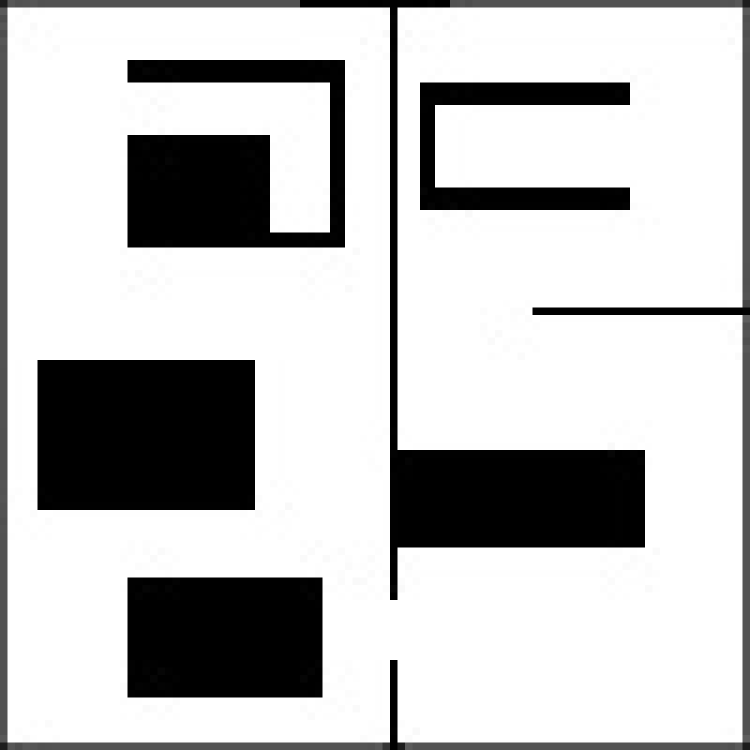
#> input picture ME766 code/assignment_3/workspace_2.png, 1500 x 1500 px (shown at 1/2 size)
$ jupyter execute --allow-errors assignment_3part2.ipynb   (shell and % lines are left out)
#> lines starting #> are read from the running program, lines starting #| are printed output that depends on the picture; after the words box and inside, x2 and y2 are one past the last pixel; in counts of white or black regions, pixels touching at a corner belong together
[cell 1]
# Import necessary libraries
import matplotlib.pyplot as plt
import numpy as np
import matplotlib.ticker as plticker
import math
import cv2
import copy
import random
from collections import deque

[cell 2]
# To show image in new window

[cell 3]
# Define starting and goal positions
startX, startY = 960, 280
goalX, goalY =  580, 400

# Thresholding distance for node
thresh = 5

# Range for which robot can automatically detect goal
range = 5

# Number of iterations
numIterations = 1000

# Workspace Figure settings
fig = plt.figure()
ax = fig.add_subplot(1,1,1)

# Loading Workspace Image
workspace = cv2.imread('workspace_2.png',0)
#> workspace is the input picture: shape (1500, 1500); min 0, max 255, mean 192.7
workspace= workspace[::,::]

# Thresholding the image to remove possible noisy cells
_, workspace = cv2.threshold(workspace, 127, 255, cv2.THRESH_BINARY)
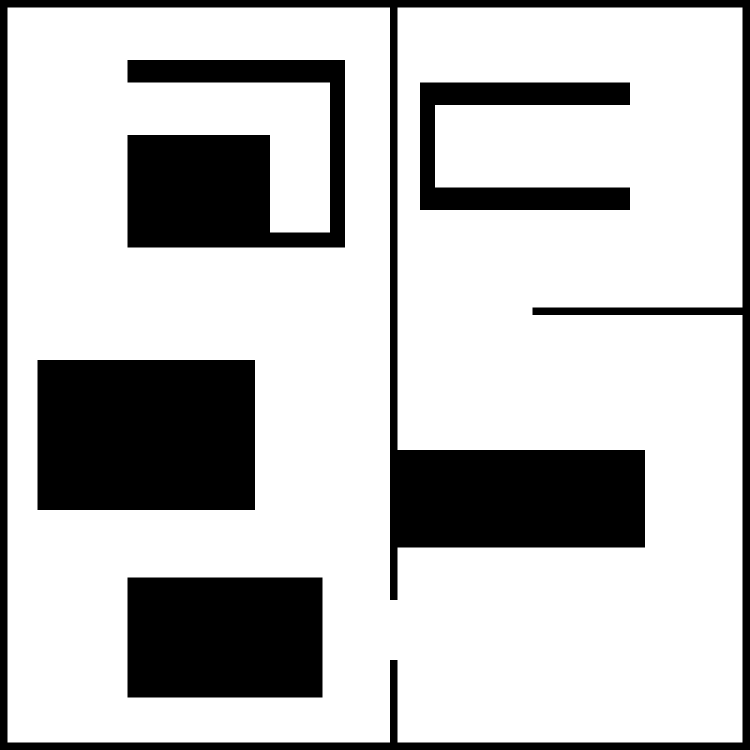
#> workspace: shape (1500, 1500) (shown at 1/2 size); 74.4% white; 5 black regions, box (x1, y1, x2, y2) and area: (0, 0, 1500, 1500) 212175, (75, 720, 510, 1020) 130500, (255, 120, 690, 495) 97200, (255, 1155, 645, 1395) 93600, (840, 165, 1260, 420) 42750

workspaceplot = ax.imshow(workspace)

ax.scatter(startX, startY,marker='x',color='red')
ax.scatter(goalX, goalY, marker='o', color='blue')
ax.axis([0, 1500, 0, 1500])
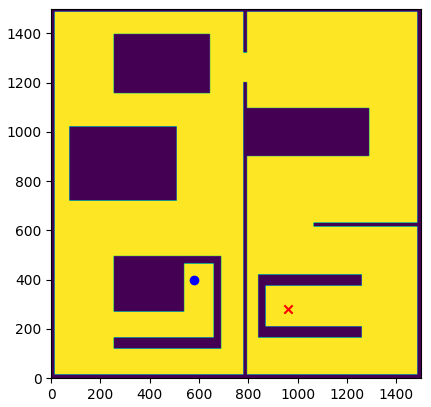
#> figure drawn by matplotlib, 1 panel

[cell 4]
class node():
    def __init__(self, xnode, ynode):
        self.x = xnode
        self.y = ynode
        self.theta = 0 # Heading angle

        self.parentx = 0
        self.parenty = 0

    def get_parent(self):
        return self.x, self.y
    def set_parent(self, xval, yval):
        self.x, self.y = xval, yval

    def get_heading(self):
        self.theta = math.atan2((self.parenty-self.y),(self.parentx-self.x)) # this is in radians
        return self.theta
    def set_heading(self, thetaval):
        self.theta = thetaval

    def isValid(self):
        if(self.x>0 and self.x<1500 and self.y>0 and self.y<1500):
            return True
        else:
            return False

    def isObstacle(self):   # Tolerance of one cell with obstacle
        x = int(self.x)
        y = int(self.y)
        if(workspace[y,x]==0):
            return True
        else:
            return False

# [5 lines of commented-out code are left out]

[cell 5]
def isCollision(node1, node2):
    # Equation of line joining node1 and node2 is y=mx+c
    m = (node2.y-node1.y)/(node2.x-node1.x)
    c = node1.y-m*node1.x

    X = np.linspace(start = node1.x, stop = node2.x, num = 100)
    for x_ in X:
        y_ = m*x_+c

        x_, y_ = int(x_), int(y_)
        if(workspace[y_,x_]==0):
            return True
    return False

[cell 6]
def dist(node1, node2):
    return math.sqrt((node1.x-node2.x)**2+(node1.y-node2.y)**2)

[cell 7]
def generate_random_point():
    xrand = random.uniform(1,1499)
    yrand = random.uniform(1,1499)

    temp = node(xrand, yrand)
    if(temp.isObstacle() or not(temp.isValid())):
        return generate_random_point()
    else: return temp

[cell 8]
def generate_nearest_point():

    # Generate random point in workspace
    qrand = generate_random_point()

    # Find the nearest point to qrand in the graph: qnear
    firstKey = list(graph)[0]
    qnear = graph[firstKey]

    for q in graph.values():
        if(dist(qnear, qrand)>dist(q,qrand)):
            qnear = copy.copy(q)

    # Find qnew, which satisfies threshold distance
    if(dist(qnear, qrand)>thresh):
        theta = math.atan2((qrand.y-qnear.y),(qrand.x-qnear.y))
        x = thresh*math.cos(theta)+qnear.x
        y = thresh*math.sin(theta)+qnear.y
        qnew = node(x,y)
    else:
        qnew = copy.copy(qnear)

    return qnew

[cell 9]
def plot_line(node1, node2):
    # TODO
    x_ = [node1.x, node2.x]
    y_ = [node1.y, node2.y]
    ax.plot(x_,y_, color='blue', linewidth = 0.5)

[cell 10]
def function1(currentNode, qnew):

    if(isCollision(currentNode, qnew)):
        qnew = generate_nearest_point()
        function1(currentNode, qnew)
        return;
    else:
        plot_line(currentNode, qnew)
        qnew.set_parent(currentNode.x, currentNode.y)
        graph.append(qnew)
        return;

[cell 11]
c = 0

startingNode = node(startX, startY)
goalNode = node(goalX, goalY)

$ run again, with ME766 code/assignment_3/workspace_1.png copied over ME766 code/assignment_3/workspace_2.png
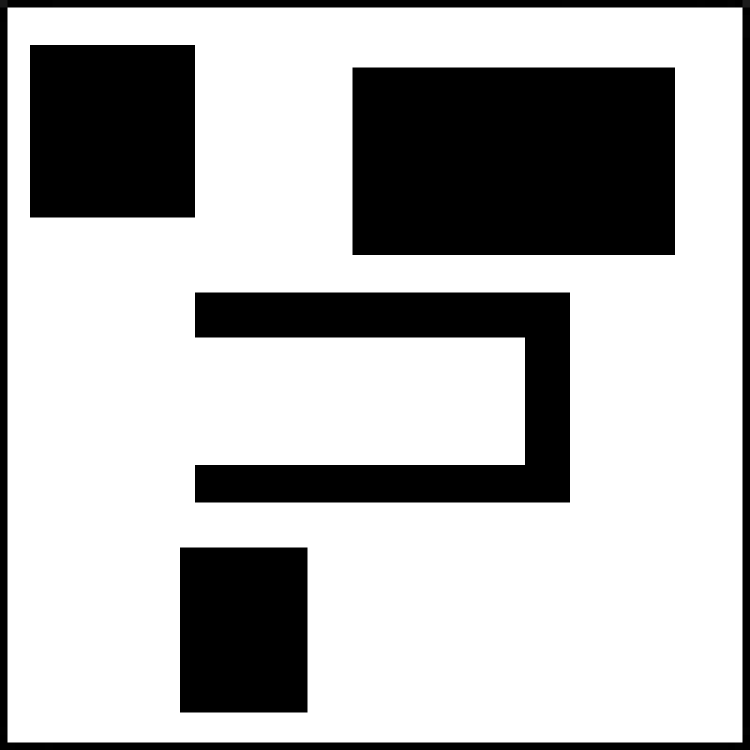
#> input picture ME766 code/assignment_3/workspace_1.png, 1500 x 1500 px (shown at 1/2 size)
#> workspace is the input picture: shape (1500, 1500); min 0, max 255, mean 178.4
#> workspace: shape (1500, 1500); 70% white; 5 black regions, box (x1, y1, x2, y2) and area: (705, 135, 1350, 510) 241875, (390, 585, 1140, 1005) 146700, (60, 90, 390, 435) 113850, (0, 0, 1500, 1500) 89100, (360, 1095, 615, 1425) 84150
#> `[cell 3] # Define starting and goal positions startX, startY = 960, 28..`:
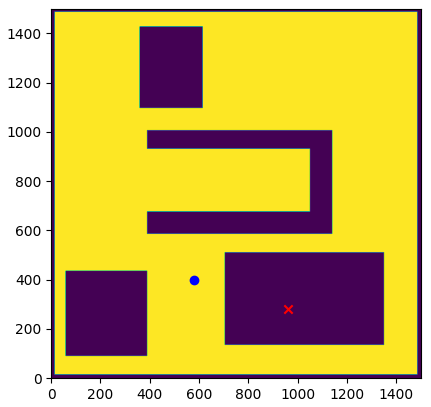
#> figure drawn by matplotlib, 1 panel

$ run again, with ME766 code/assignment_3/algorithm.PNG copied over ME766 code/assignment_3/workspace_2.png
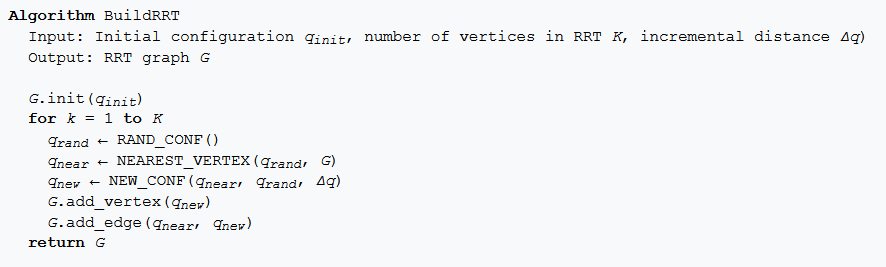
#> input picture ME766 code/assignment_3/algorithm.PNG, 886 x 267 px
#> `_, workspace = cv2.threshold(workspace, 127, 255, cv2.THRESH_BINARY)`:
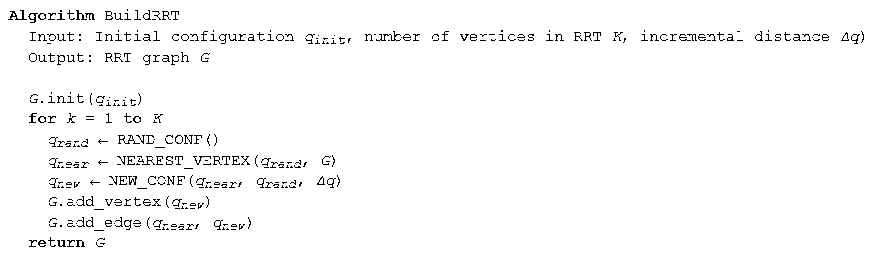
#> workspace: shape (267, 886); 97.7% white; black in thin lines or dots, all inside (x1, y1, x2, y2) = (8, 9, 864, 247)
#> `[cell 3] # Define starting and goal positions startX, startY = 960, 28..`:
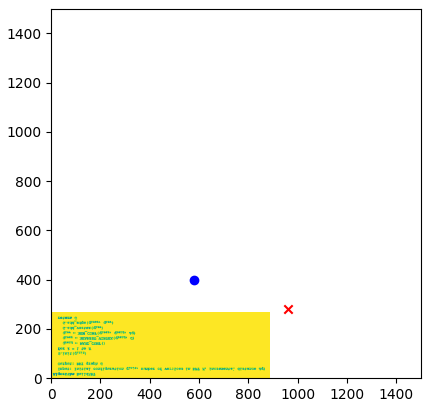
#> figure drawn by matplotlib, 1 panel

$ run again, with ME766 code/assignment_3/pic1.PNG copied over ME766 code/assignment_3/workspace_2.png
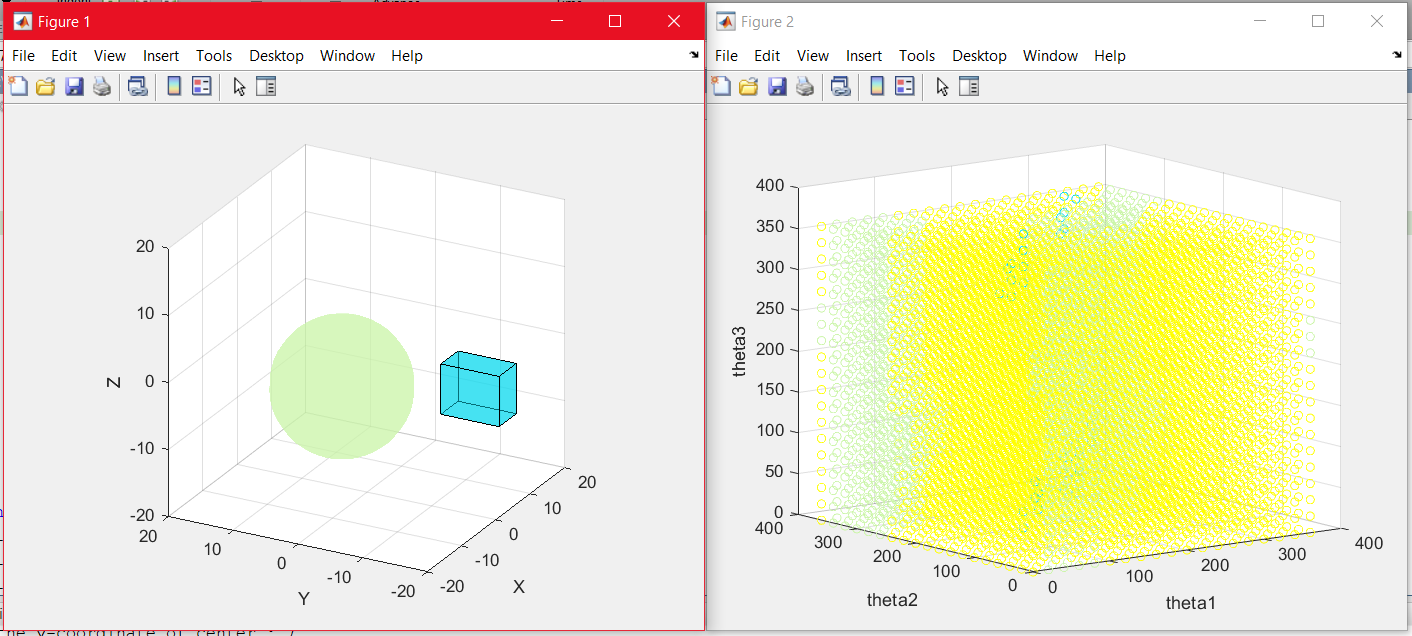
#> input picture ME766 code/assignment_3/pic1.PNG, 1412 x 636 px
#> `_, workspace = cv2.threshold(workspace, 127, 255, cv2.THRESH_BINARY)`:
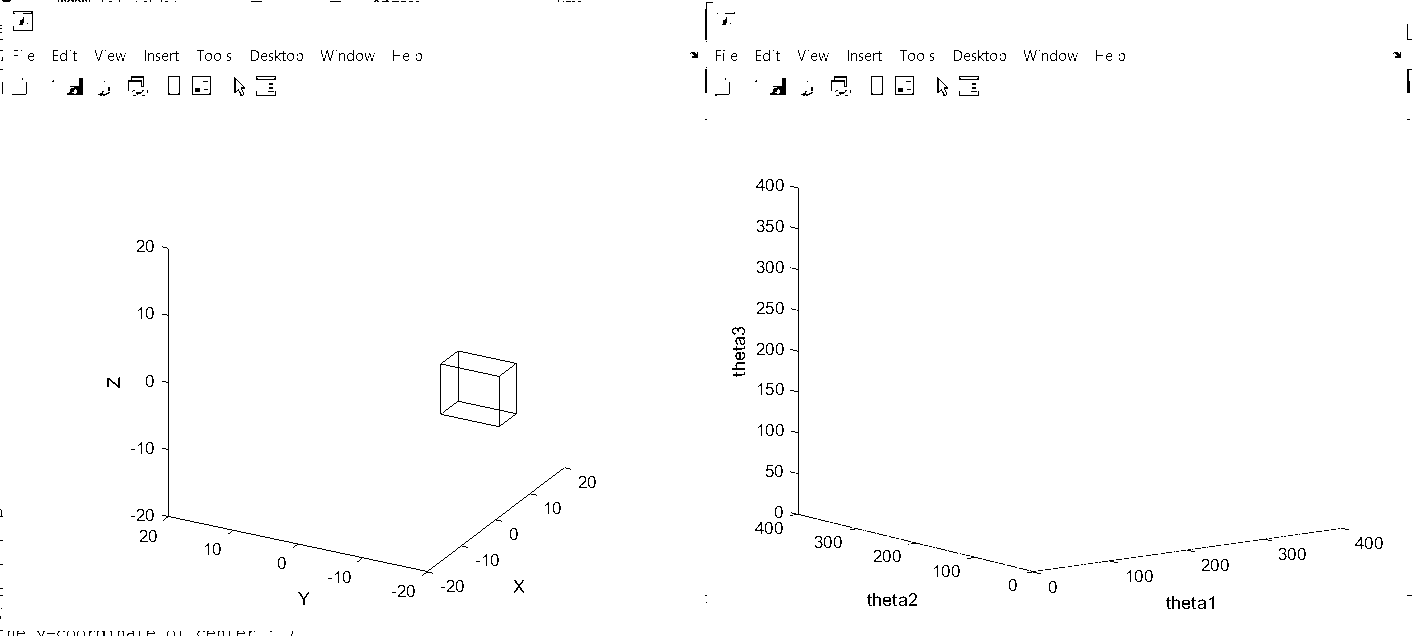
#> workspace: shape (636, 1412); 99% white; black in thin lines or dots
#> `[cell 3] # Define starting and goal positions startX, startY = 960, 28..`:
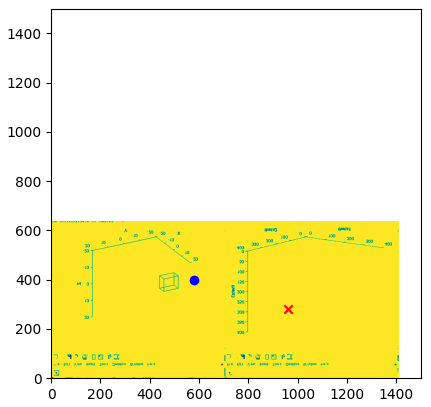
#> figure drawn by matplotlib, 1 panel
